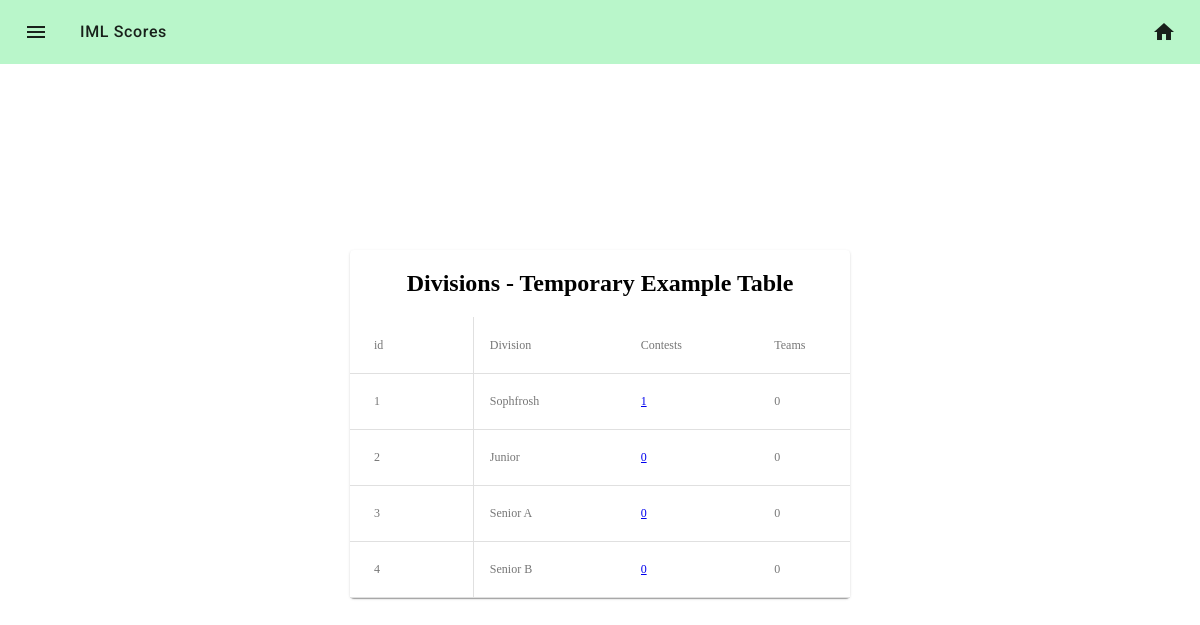
Screenshot of /admin/divisions (signed in) with the database file from the repository.
### iml/models.py (models this page shows, shortened)
class Division(db.Model):
    __tablename__ = 'divisions'
    id = db.Column(db.Integer, primary_key=True)
    name = db.Column(db.String(64), nullable=False)
    url = db.Column(db.String(64), nullable=False)
    teams = db.relationship('Team', back_populates = 'division')
    contests = db.relationship('Contest', back_populates = 'division')

### iml/core/admin/controllers.py (the view)
@admin.route("/divisions", methods=["GET", "POST"])
@admin_required()
def manage_divisions():
    divisions = Division.query.all()
    return render_custom_template("core/admin/divisions.html",
                                  divisions = divisions)

### iml/core/admin/wrappers.py (called while the page is built)
def admin_required(redirect_to=None, to_flash=None):
    def validator(*args, **kwargs):
        sess_status = session.get("status", IS_NOT_LOGGED_IN)
        return sess_status >= IS_SITE_ADMIN
    return validate_page_access(redirect_to,
                                to_flash,
                                validator)

### iml/util/__init__.py (called while the page is built)
def get_user(user_id):
    return User.query.filter_by(id=user_id).first()

def render_custom_template(*args, **kwargs):
    status = IS_NOT_LOGGED_IN
    user = None
    userdata = session.get("userdata")
    if session.get("userdata"):
        user = get_user(session["userdata"]["id"])
        status = session["status"]
    if "status" not in kwargs:
        kwargs["status"] = status
    if "user" not in kwargs:
        kwargs["user"] = user
    if "userdata" not in kwargs:
        kwargs["userdata"] = userdata
    return flask.render_template(*args, **kwargs)

### iml/util/wrappers.py (called while the page is built)
def validate_page_access(redirect_to=None,
                         to_flash=None,
                         validate_function= lambda *args, **kwargs: True):
    def decorator(f):
        @wraps(f)
        def check_and_call(*args, **kwargs):
            check = validate_function(*args, **kwargs)
            if check:
                return f(*args, **kwargs)
            else:
                if redirect_to and to_flash:
                    flash(to_flash)
                    return redirect(redirect_to)
            return render_template("errors/403.html")
        return check_and_call
    return decorator

### iml/templates/core/admin/divisions.html
{% extends "_base.html" %}
{% from "macros/_renderfield.html" import render_field %}
{% block content %}
<div class="mdc-card centered-single-card">
    <center>
    <h2>Divisions - Temporary Example Table</h2>
    <div class="mdc-data-table">
        <table class="mdc-data-table__content">
            <thead>
                <tr class="mdc-data-table__row">
                    <th class="mdc-data-table__column">id</th>
                    <th class="mdc-data-table__column">Division</th>
                    <th class="mdc-data-table__column">Contests</th>
                    <th class="mdc-data-table__column">Teams</th>
                </tr>
                {% for div in divisions %}
                <tr class="mdc-data-table__row">
                    <th class="mdc-data-table__column">{{div.id}}</th>
                    <th class="mdc-data-table__column">{{div.name}}</th>
                    <th class="mdc-data-table__column"><a href="/admin/division/{{div.url}}/contests">{{div.contests | length}}</a></th>
                    <th class="mdc-data-table__column">{{div.teams | length}}</th>
                </tr>
                {% endfor %}
            </thead>
        </table>
    </div>
    </center>
</div>
{% endblock %}

### iml/templates/_base.html (shortened to what this page needs)
<!DOCTYPE HTML>
<html>
    <head>
        <link rel="stylesheet" type="text/css" href="{{url_for('static', filename= 'vendor/mdc.css')}}">
        <link rel="stylesheet" type="text/css" href="{{url_for('static', filename= 'vendor/normalize.css')}}">
        <link rel="stylesheet" type="text/css" href="{{url_for('static', filename= 'vendor/mdc-table.css')}}">
        <link rel="stylesheet" type="text/css" href="{{url_for('static', filename= 'css/mdc-theme.css')}}">
        <link rel="stylesheet" type="text/css" href="{{url_for('static', filename= 'css/forms.css')}}">
        <link rel="stylesheet" type="text/css" href="{{url_for('static', filename= 'css/everything.css')}}">
    </head>
    <body>
        {% block navbar %}
        <header class="mdc-top-app-bar secondary-nav" id="app-bar">
            <div class="mdc-top-app-bar__row secondary-nav">
                <section class="mdc-top-app-bar__section mdc-top-app-bar__section--align-start">
                    <a href="#" class="material-icons mdc-top-app-bar__navigation-icon" style="color:rgba(0,0,0,.87)!important">menu</a>
                    <span class="mdc-top-app-bar__title">IML Scores</span>
                </section>
                <section class="mdc-top-app-bar__section mdc-top-app-bar__section--align-end" role="toolbar">
                    <a href="/" class="material-icons mdc-top-app-bar__action-item " aria-label="Download" alt="Download" style="color:rgba(0,0,0,.87)!important">home</a>
                </section>
            </div>
        </header>
        {% endblock navbar %}
    <main>
        <div style="padding-top:100px"></div>
        <div>
            {% block content %}
            {% endblock content%}
        </div>
    </main>
    </body>
</html>

### iml/static/css/mdc-theme.css (style rules this page uses)
.mdc-top-app-bar__title { font-size: 1rem; letter-spacing: 0.04em; }
html, body { height: 100%; }

### iml/static/css/everything.css (style rules this page uses)
.centered-single-card { width:500px; margin-left: calc(50% - 250px); margin-top: calc(12.5%); }

### rows the page displays
Division: id "1", name "Sophfrosh", contests|length "1", teams|length "0"
Division: id "2", name "Junior", contests|length "0", teams|length "0"
Division: id "3", name "Senior A", contests|length "0", teams|length "0"
Division: id "4", name "Senior B", contests|length "0", teams|length "0"
